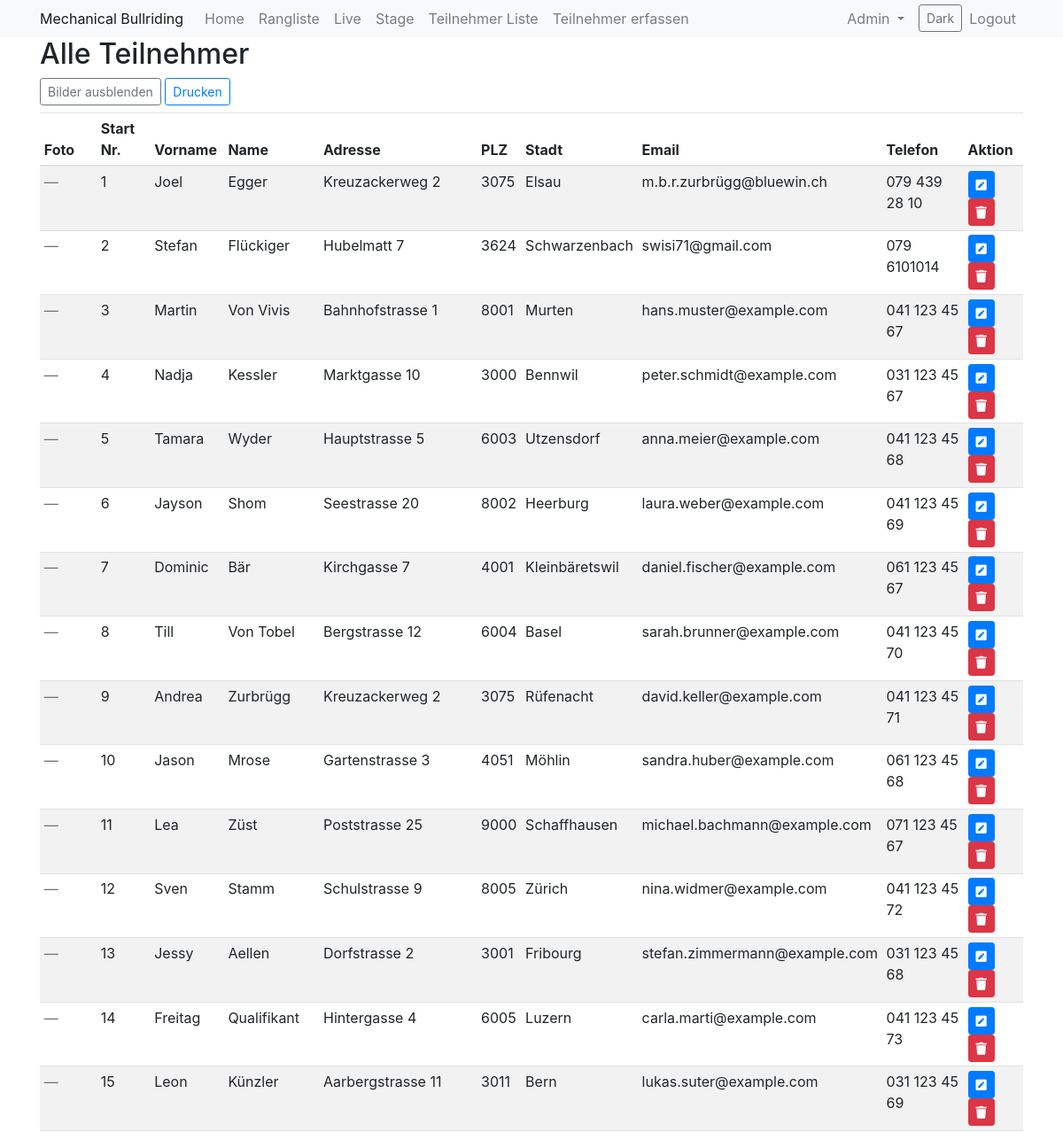
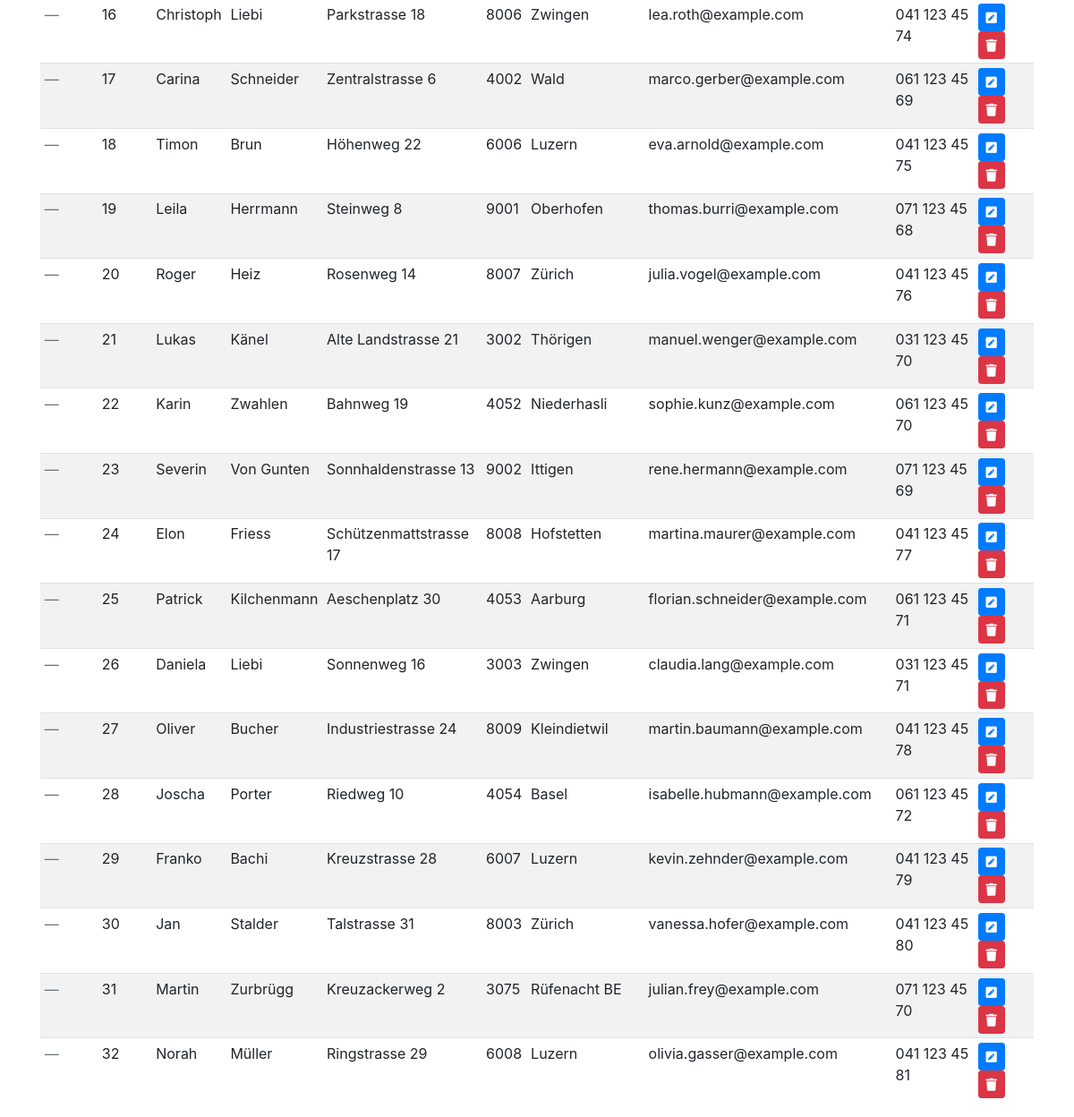
The page /participants (signed in) on the database as committed earlier (2 pictures, top to bottom).
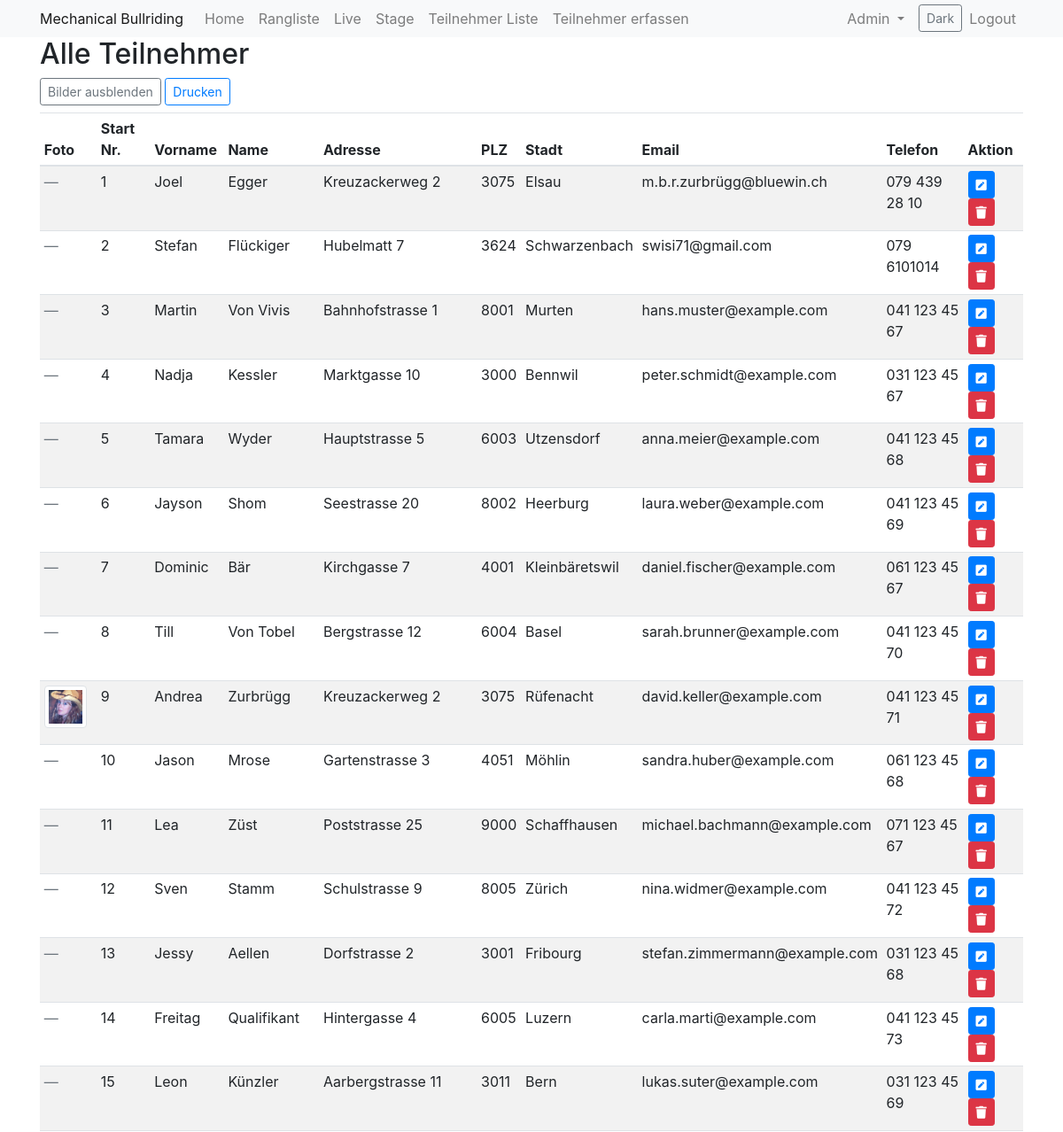
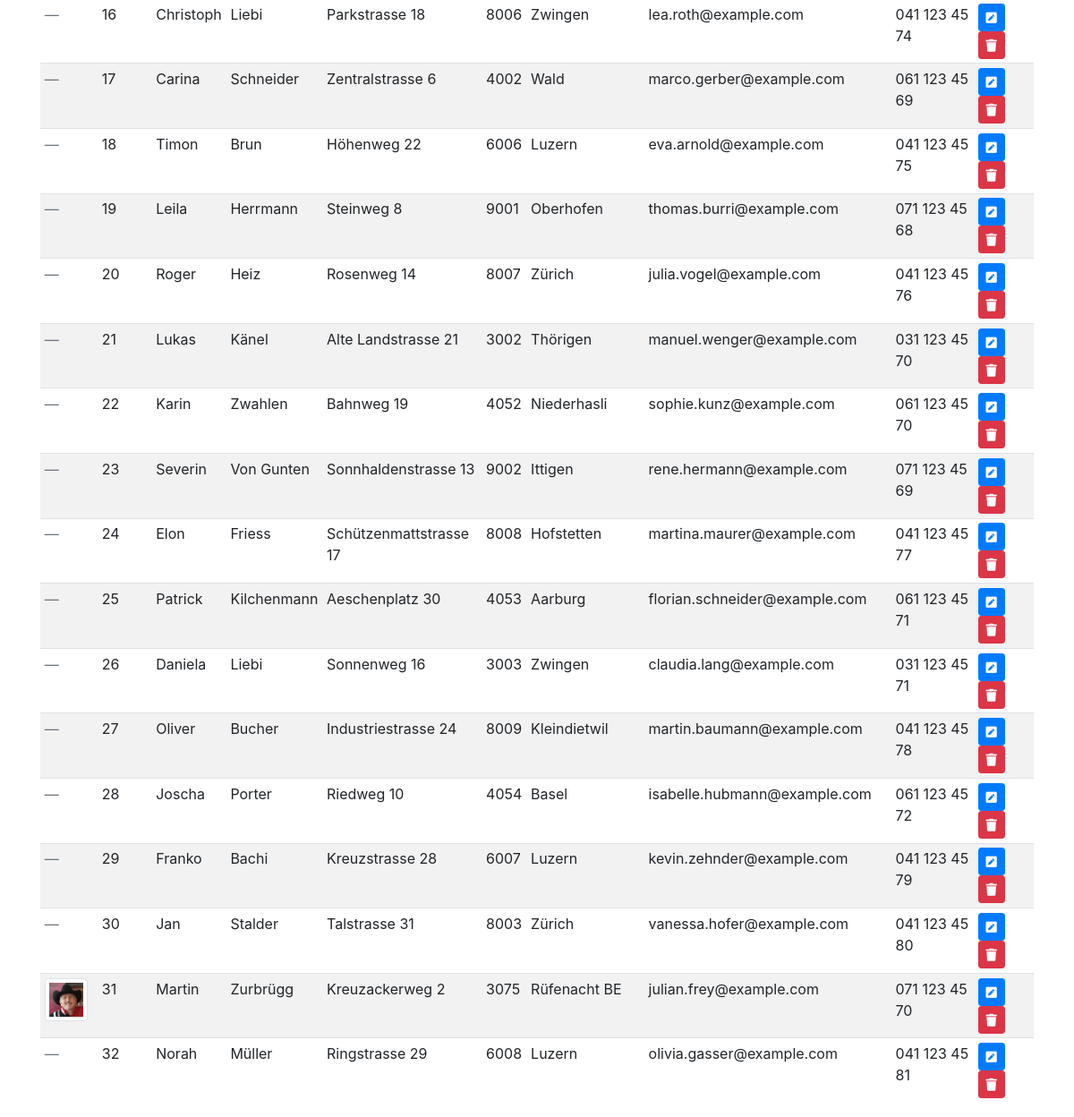
The same page on the database as committed later (2 pictures, top to bottom).
### app/models.py (models this page shows, shortened)
class Participant(db.Model):
    id = db.Column(db.Integer, primary_key=True)
    active = db.Column(db.Boolean, default=False)
    start_nr = db.Column(db.Integer, nullable=True, unique=True)
    first_name = db.Column(db.String(64), nullable=False)
    last_name = db.Column(db.String(64), nullable=False)
    address = db.Column(db.String(128), nullable=False)
    postal_code = db.Column(db.String(10), nullable=False)
    city = db.Column(db.String(64), nullable=False)
    email = db.Column(db.String(120), nullable=True)
    phone = db.Column(db.String(20), nullable=True)
    photo = db.Column(db.String(256), nullable=True)
    time1 = db.Column(db.Float, nullable=True)
    time2 = db.Column(db.Float, nullable=True)
    time3 = db.Column(db.Float, nullable=True)
    time4 = db.Column(db.Float, nullable=True)
    time5 = db.Column(db.Float, nullable=True)
    time6 = db.Column(db.Float, nullable=True)
    round1_qualified = db.Column(db.Boolean, default=False)
    round2_qualified = db.Column(db.Boolean, default=False)
    round3_qualified = db.Column(db.Boolean, default=False)
    zwischenrunde_qualified = db.Column(db.Boolean, default=False)
    final_qualified = db.Column(db.Boolean, default=False)

### app/routes.py (the view)
@bp.route('/participants')
@login_required
def participant():
    participants = Participant.query.all()
    show_thumbs = request.args.get('thumbs', default='1')
    try:
        show_thumbs = False if str(show_thumbs) in ('0', 'false', 'False') else True
    except Exception:
        show_thumbs = True
    return render_template('participant.html', title='Alle Teilnehmer', participants=participants, show_thumbs=show_thumbs)

### app/models.py (called while the page is built)
@login.user_loader
def load_user(id):
    return User.query.get(int(id))

### app/templates/participant.html (shortened to what this page needs)
{% extends "base.html" %}
{% block content %}
  {% if current_user.is_authenticated %}
  <h2>Alle Teilnehmer</h2>
  <div class="mb-2 d-flex justify-content-between align-items-center">
    <div>
      <a href="{{ url_for('main.participant', thumbs=0 if show_thumbs else 1) }}" class="btn btn-sm btn-outline-secondary">
        {% if show_thumbs %}Bilder ausblenden{% else %}Bilder anzeigen{% endif %}
      </a>
      <button class="btn btn-sm btn-outline-primary" onclick="window.print()">Drucken</button>
    </div>
  </div>
  <table class="table table-striped table-sm">
    <thead>
      <tr>
        {% if show_thumbs %}<th>Foto</th>{% endif %}
        <th>Start Nr.</th>
        <th>Vorname</th>
        <th>Name</th>
        <th>Adresse</th>
        <th>PLZ</th>
        <th>Stadt</th>
        <th>Email</th>
        <th>Telefon</th>
        <th>Aktion</th>
      </tr>
    </thead>
    <tbody>
      {% for participant in participants %}
        <tr>
          {% if show_thumbs %}
          <td style="width:64px">
            {% if participant.photo %}
              <img src="{{ url_for('static', filename=participant.photo) }}" alt="Foto" class="img-thumbnail" style="width:48px;height:48px;object-fit:cover;">
            {% else %}
              <span class="text-muted">—</span>
            {% endif %}
          </td>
          {% endif %}
          <td>{{ participant.start_nr }}</td>
          <td>{{ participant.first_name }}</td>
          <td>{{ participant.last_name }}</td>
          <td>{{ participant.address }}</td>
          <td>{{ participant.postal_code }}</td>
          <td>{{ participant.city }}</td>
          <td>{{ participant.email }}</td>
          <td>{{ participant.phone }}</td>
          <td>
            <form action="{{ url_for('main.participant_edit', id=participant.id) }}" method="get" style="display:inline;">
              <button type="submit" class="btn btn-primary btn-sm">
                <i class="fas fa-pen-square"></i>
              </button>
            </form>
            <form action="{{ url_for('main.participant_delete', id=participant.id) }}" method="post" style="display:inline;">
              <button type="submit" class="btn btn-danger btn-sm">
                <i class="fas fa-trash"></i>
              </button>
            </form>
          </td>
        </tr>
      {% endfor %}
    </tbody>
  </table>
  {% else %}
    <p>Please Login!</p>
  {% endif %}
{% endblock %}

Rows that differ between the two databases and show on the page:
changed Participant "Andrea": photo: picture added; no longer shows "—"
changed Participant "Rüfenacht BE": photo: picture added; no longer shows "—"
